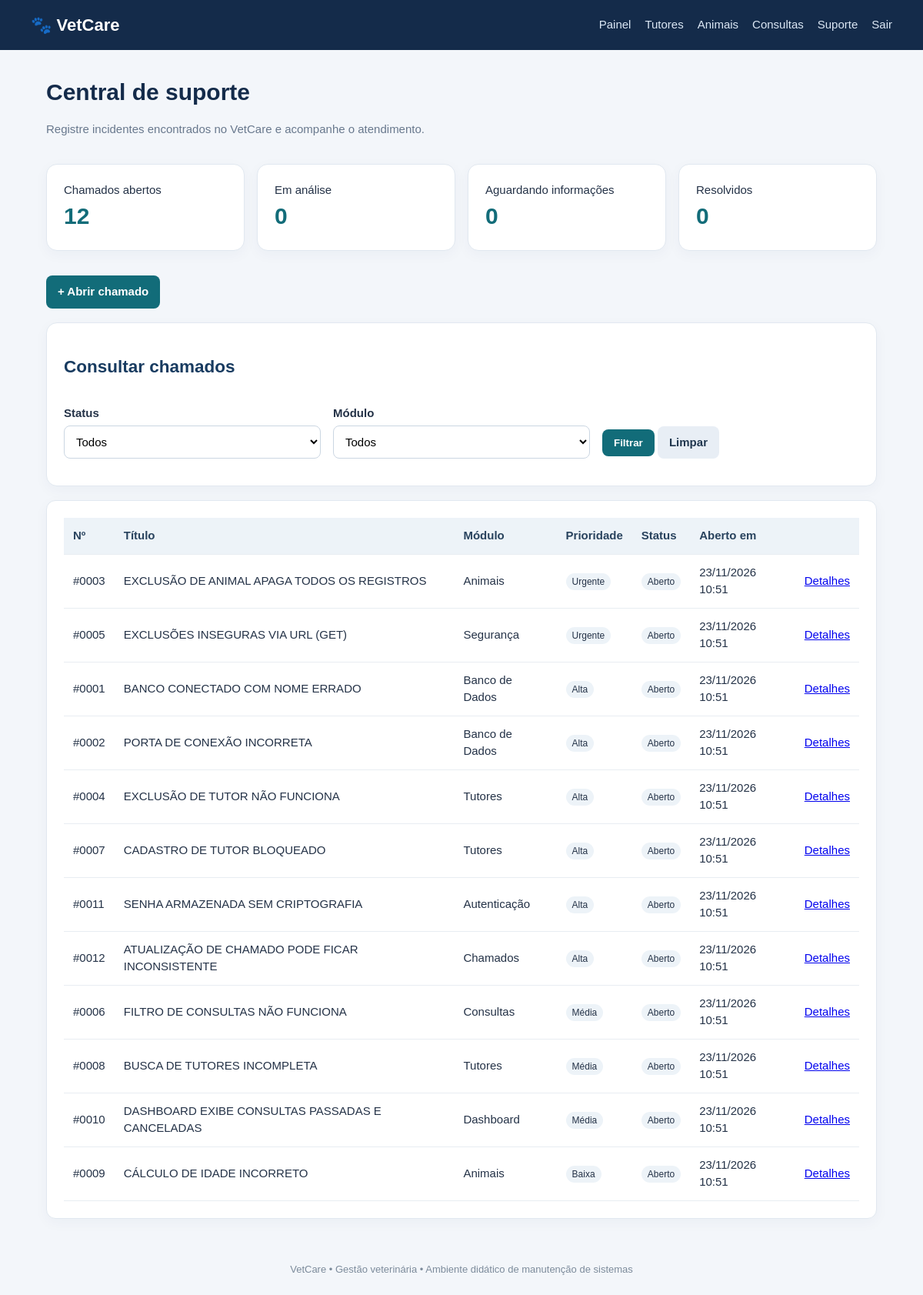
Screenshot of /chamados/index.php (signed in) with the database file from the repository.
### tables this page shows
CREATE TABLE chamados (
  id INT AUTO_INCREMENT PRIMARY KEY,
  titulo VARCHAR(160) NOT NULL,
  modulo VARCHAR(60) NOT NULL,
  solicitante VARCHAR(120) NOT NULL,
  equipe VARCHAR(100),
  descricao TEXT NOT NULL,
  passos TEXT NOT NULL,
  resultado_esperado TEXT NOT NULL,
  resultado_obtido TEXT NOT NULL,
  severidade ENUM('Baixa','Média','Alta','Crítica') NOT NULL DEFAULT 'Média',
  prioridade ENUM('Baixa','Média','Alta','Urgente') NOT NULL DEFAULT 'Média',
  status ENUM('Aberto','Em análise','Aguardando informações','Resolvido','Fechado') NOT NULL DEFAULT 'Aberto',
  responsavel VARCHAR(120),
  criado_em TIMESTAMP DEFAULT CURRENT_TIMESTAMP,
  atualizado_em TIMESTAMP DEFAULT CURRENT_TIMESTAMP ON UPDATE CURRENT_TIMESTAMP
);

### chamados/index.php (the view, shortened to what this page needs)
<?php
require_once __DIR__.'/../config/database.php';require_once __DIR__.'/../config/auth.php';exigirLogin();
$sql="SELECT * FROM chamados WHERE 1=1";$params=[];
$sql.=" ORDER BY FIELD(prioridade,'Urgente','Alta','Média','Baixa'), criado_em DESC";
$stmt=$pdo->prepare($sql);$stmt->execute($params);$rows=$stmt->fetchAll();
$counts=$pdo->query("SELECT status,COUNT(*) total FROM chamados GROUP BY status")->fetchAll(PDO::FETCH_KEY_PAIR);
include __DIR__.'/../includes/header.php';
?>
<h1>Central de suporte</h1>
<p class="muted">Registre incidentes encontrados no VetCare e acompanhe o atendimento.</p>
<div class="grid">
 <div class="stat"><span>Chamados abertos</span><strong><?= (int)($counts['Aberto']??0) ?></strong></div>
 <div class="stat"><span>Em análise</span><strong><?= (int)($counts['Em análise']??0) ?></strong></div>
 <div class="stat"><span>Aguardando informações</span><strong><?= (int)($counts['Aguardando informações']??0) ?></strong></div>
 <div class="stat"><span>Resolvidos</span><strong><?= (int)($counts['Resolvido']??0) ?></strong></div>
</div>
<div class="actions"><a class="btn" href="novo.php">+ Abrir chamado</a></div>
<section class="panel">
<h2>Consultar chamados</h2>
<form method="get" class="grid">
 <div class="field"><label>Status</label><select name="status"><option value="">Todos</option></select></div>
 <div class="field"><label>Módulo</label><select name="modulo"><option value="">Todos</option></select></div>
 <div class="field" style="align-self:end"><button>Filtrar</button> <a class="btn secondary" href="index.php">Limpar</a></div>
</form></section>
<section class="panel table-wrap"><table>
<tr><th>Nº</th><th>Título</th><th>Módulo</th><th>Prioridade</th><th>Status</th><th>Aberto em</th><th></th></tr>
<?php foreach($rows as $r):?><tr>
<td>#<?=str_pad($r['id'],4,'0',STR_PAD_LEFT)?></td><td><?=htmlspecialchars($r['titulo'])?></td><td><?=htmlspecialchars($r['modulo'])?></td><td><span class="tag"><?=htmlspecialchars($r['prioridade'])?></span></td><td><span class="tag"><?=htmlspecialchars($r['status'])?></span></td><td><?=date('d/m/Y H:i',strtotime($r['criado_em']))?></td><td><a href="ver.php?id=<?=$r['id']?>">Detalhes</a></td>
</tr><?php endforeach;?>
</table></section>
<?php include __DIR__.'/../includes/footer.php';?>

### assets/style.css (style rules this page uses)
* { box-sizing:border-box }
body { margin:0;background:#f3f6fa;color:#243247;font:15px/1.5 Arial,sans-serif }
h1 { margin:0 0 8px;color:#142b4a }
h2 { color:#183b60 }
.muted { color:#68788d }
.panel,.stat,.login-box { background:white;border:1px solid #e1e8f0;border-radius:14px;padding:22px;box-shadow:0 5px 18px #203c5b0a;margin:18px 0 }
.grid { display:grid;grid-template-columns:repeat(auto-fit,minmax(210px,1fr));gap:16px }
.stat strong { font-size:30px;display:block;color:#126c79 }
.actions { display:flex;gap:8px;flex-wrap:wrap;margin:14px 0 }
.btn,button { display:inline-block;border:0;border-radius:8px;padding:10px 15px;background:#126c79;color:white;text-decoration:none;cursor:pointer;font-weight:700 }
.btn.secondary { background:#e8eef5;color:#20364e }
form .field { margin:13px 0 }
label { display:block;font-weight:700;margin-bottom:5px }
input,select,textarea { width:100%;padding:11px;border:1px solid #cbd6e2;border-radius:8px;font:inherit;background:#fff }
table { width:100%;border-collapse:collapse;background:white }
th,td { text-align:left;padding:12px;border-bottom:1px solid #e8edf2 }
th { background:#edf3f8;color:#29435e }
.table-wrap { overflow-x:auto;border-radius:12px }
.tag { padding:4px 8px;border-radius:20px;background:#edf3f8;font-size:12px }

### rows the page displays
chamados: id "0003", titulo "EXCLUSÃO DE ANIMAL APAGA TODOS OS REGISTROS", modulo "Animais", prioridade "Urgente", status "Aberto", criado_em "23/11/2026 10:51"
chamados: id "0005", titulo "EXCLUSÕES INSEGURAS VIA URL (GET)", modulo "Segurança", prioridade "Urgente", status "Aberto", criado_em "23/11/2026 10:51"
chamados: id "0001", titulo "BANCO CONECTADO COM NOME ERRADO", modulo "Banco de Dados", prioridade "Alta", status "Aberto", criado_em "23/11/2026 10:51"
chamados: id "0002", titulo "PORTA DE CONEXÃO INCORRETA", modulo "Banco de Dados", prioridade "Alta", status "Aberto", criado_em "23/11/2026 10:51"
chamados: id "0004", titulo "EXCLUSÃO DE TUTOR NÃO FUNCIONA", modulo "Tutores", prioridade "Alta", status "Aberto", criado_em "23/11/2026 10:51"
chamados: id "0007", titulo "CADASTRO DE TUTOR BLOQUEADO", modulo "Tutores", prioridade "Alta", status "Aberto", criado_em "23/11/2026 10:51"
chamados: id "0011", titulo "SENHA ARMAZENADA SEM CRIPTOGRAFIA", modulo "Autenticação", prioridade "Alta", status "Aberto", criado_em "23/11/2026 10:51"
chamados: id "0012", titulo "ATUALIZAÇÃO DE CHAMADO PODE FICAR INCONSISTENTE", modulo "Chamados", prioridade "Alta", status "Aberto", criado_em "23/11/2026 10:51"
chamados: id "0006", titulo "FILTRO DE CONSULTAS NÃO FUNCIONA", modulo "Consultas", prioridade "Média", status "Aberto", criado_em "23/11/2026 10:51"
chamados: id "0008", titulo "BUSCA DE TUTORES INCOMPLETA", modulo "Tutores", prioridade "Média", status "Aberto", criado_em "23/11/2026 10:51"
chamados: id "0010", titulo "DASHBOARD EXIBE CONSULTAS PASSADAS E CANCELADAS", modulo "Dashboard", prioridade "Média", status "Aberto", criado_em "23/11/2026 10:51"
chamados: id "0009", titulo "CÁLCULO DE IDADE INCORRETO", modulo "Animais", prioridade "Baixa", status "Aberto", criado_em "23/11/2026 10:51"

### other values shown
$counts['Aberto'] "12"
$counts['Em análise'] "0"
$counts['Aguardando informações'] "0"
$counts['Resolvido'] "0"
